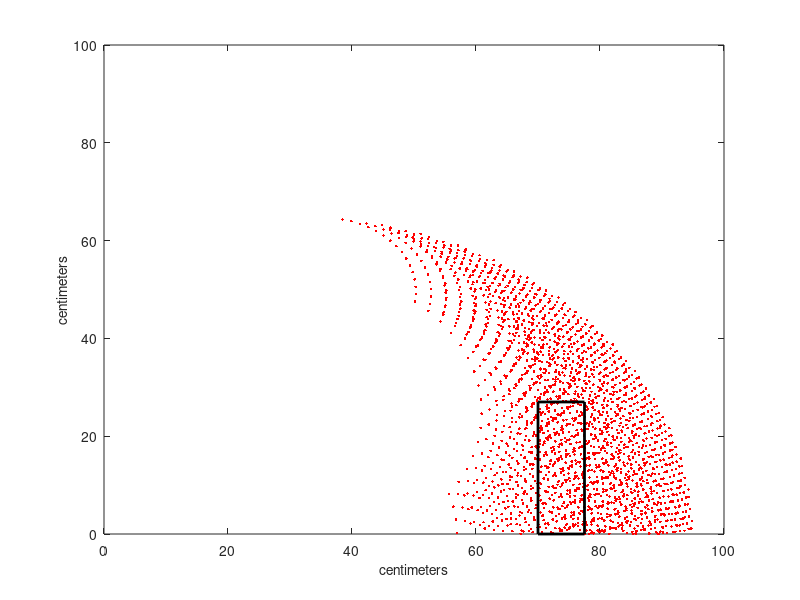

This figure's MATLAB source:
l1 = 30; % length of first arm
l2 = 25; % length of second arm
l3 = 25; % length of third arm
l4 = 10; % length of fourth arm
l5 = 5; % length of fifth arm

theta1 = 0; % all possible theta1 values
theta2 = 0:0.1:pi/2; % all possible theta2 values
theta3 = -pi/2:0.1:0; % all possible theta3 values
theta4 = -pi/2:0.1:0; % all possible theta4 values
theta5 = 0; % all possible theta5 values

[THETA1,THETA2,THETA3,THETA4,THETA5] = ndgrid(theta1,theta2,theta3,theta4,theta5); % generate a grid of theta1 and theta2 values

X = l1 * cos(THETA1) + l2 * cos(THETA1 + THETA2) + l3 * cos(THETA1 + THETA2 + THETA3) + l4 * cos(THETA1 + THETA2 + THETA3 + THETA4) + l5 * cos(THETA1 + THETA2 + THETA3 + THETA4 + THETA5); % compute x coordinates
Y = l1 * sin(THETA1) + l2 * sin(THETA1 + THETA2) + l3 * sin(THETA1 + THETA2 + THETA3) + l4 * sin(THETA1 + THETA2 + THETA3 + THETA4) + l5 * sin(THETA1 + THETA2 + THETA3 + THETA4 + THETA5); % compute y coordinates

data1 = [X(:) Y(:) THETA1(:)]; % create x-y-theta1 dataset
data2 = [X(:) Y(:) THETA2(:)]; % create x-y-theta2 dataset
data3 = [X(:) Y(:) THETA3(:)]; % create x-y-theta3 dataset
data4 = [X(:) Y(:) THETA4(:)]; % create x-y-theta4 dataset
data5 = [X(:) Y(:) THETA5(:)]; % create x-y-theta5 dataset

plot(X(:),Y(:),'r.');
  axis([0 100 0 100]);
  xlabel('centimeters','fontsize',10)
  ylabel('centimeters','fontsize',10)
  hold on
  rectangle('Position',[70 0 7.5 27],'EdgeColor','k','LineWidth',2)